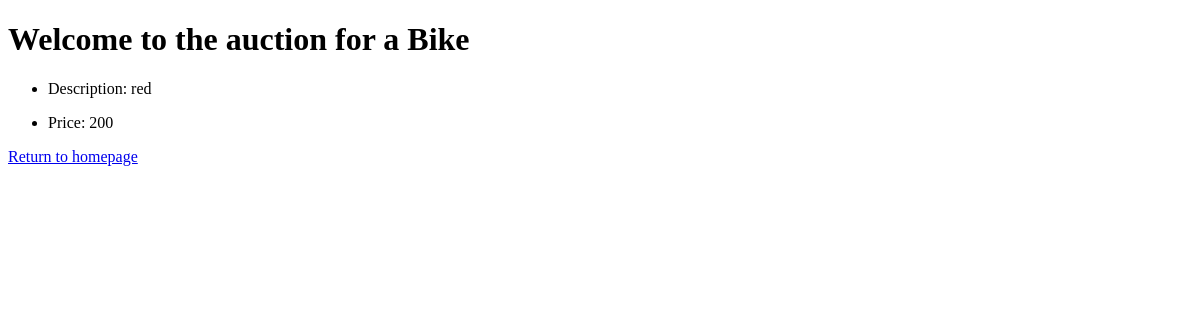
The page /auctions/2 on the database as committed earlier.
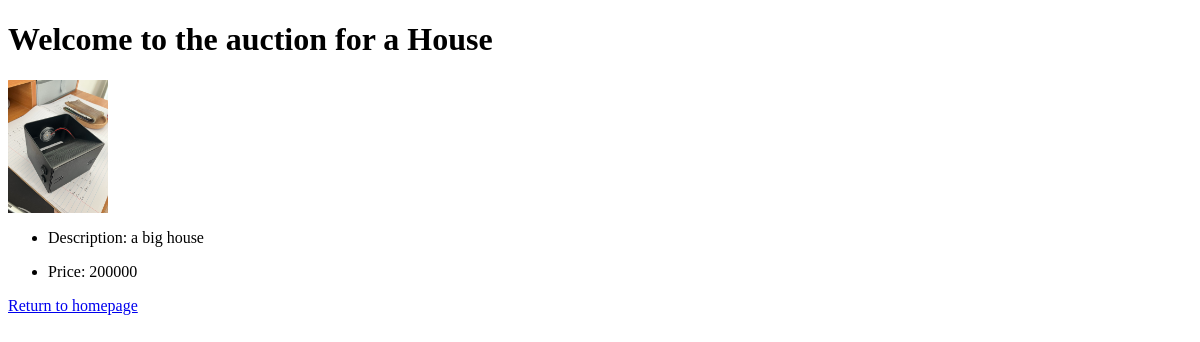
The same page on the database as committed later.
### auctions/models.py (models this page shows, shortened)
class Listing(models.Model):
    date_created = models.DateTimeField(auto_now_add=True, null=True, blank=True)
    item_name = models.CharField(max_length=64)
    description = models.CharField(max_length=64)
    price = models.IntegerField()
    image = models.ImageField(upload_to="listing_images/", blank=True)

### auctions/views.py (the view)
# urls.py: path("<int:listing_id>", views.listing, name="listing"),        #  auctions/listing_id  shows listing view which renders listing.html with listing_id details
def listing(request, listing_id):
    listing = Listing.objects.get(pk=listing_id)
    return render(request, "auctions/listing.html", {
        "listing": listing
    })

### auctions/templates/auctions/listing.html
{% extends "auctions/layout.html" %}
{% block body %}
<h1>Welcome to the auction for a {{ listing.item_name }}</h1>
{% if listing.image %}
  <img
    class="listing_img"
    src="{{ listing.image.url }}"
    alt="{{ listing.item_name }}">
{% endif %}
<ul>
    <li><p>Description: {{ listing.description }}</p></li>
    <li><p>Price: {{ listing.price }} </p></li>
</ul>
<a href="{% url 'auctions:index' %}">Return to homepage</a>
{% endblock %}

Rows that differ between the two databases and show on the page:
changed Listing: item_name "Bike" → "House"; image: picture added; description "red" → "a big house"; price "200" → "200000"
